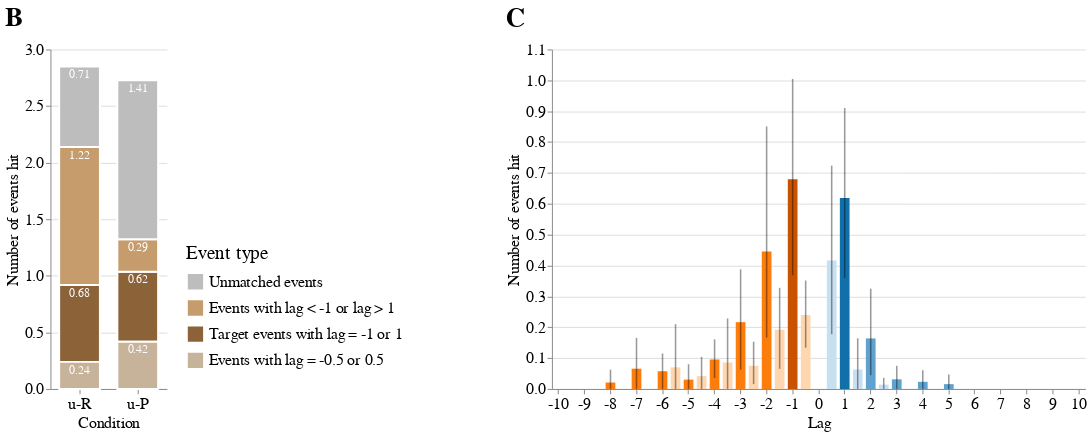

The code cell stored with this chart in its notebook:
### Code cell
((stack_bars2) | (bar + error_bar)
).configure_legend(
    titleFontWeight='normal',
    symbolSize=300,  
    titleFontSize=20,
    labelFontSize=16, 
    labelLimit=1000,
    titleLimit=1000,
    titlePadding=10,
    rowPadding=2
).configure_axis(
    titleFontWeight='normal',
    titleFontSize=16,
    labelFontSize=16,
).configure_view(
    strokeWidth=0
).configure_concat(
    spacing=350
).configure_title(
    fontSize=28,
    subtitleFontSize=20,
    anchor='start',
    offset=10
)

### Figure 1 — Vega-Lite specification as saved in the notebook (floating-point values rounded to 4 significant figures; data arrays with more than 128 entries replaced by an {"elided": "..."} marker saying what was removed)
{"config": {"view": {"continuousWidth": 400, "continuousHeight": 300, "strokeWidth": 0}, "axis": {"labelFontSize": 16, "titleFontSize": 16, "titleFontWeight": "normal"}, "concat": {"spacing": 350}, "legend": {"labelFontSize": 16, "labelLimit": 1000, "rowPadding": 2, "symbolSize": 300, "titleFontSize": 20, "titleFontWeight": "normal", "titleLimit": 1000, "titlePadding": 10}, "title": {"anchor": "start", "fontSize": 28, "offset": 10, "subtitleFontSize": 20}}, "hconcat": [{"layer": [{"mark": {"type": "bar", "size": 42, "stroke": "white", "strokeWidth": 2}, "encoding": {"color": {"field": "e_cond_long", "legend": {"legendX": 140, "legendY": 200, "orient": "none", "title": "Event type"}, "scale": {"domain": ["Unmatched events", "Events with lag < -1 or lag > 1", "Target events with lag = -1 or 1", "Events with lag = -0.5 or 0.5"], "range": ["#bdbdbd", "#C69C6D", "#8C6238", "#C7B39A"]}, "type": "nominal"}, "order": {"field": "sort", "type": "quantitative"}, "x": {"axis": {"labelAngle": 0, "labelFontWeight": "normal", "title": "Condition", "titleFontWeight": "normal"}, "field": "cond_short", "sort": ["u-R", "u-P", "c-R", "c-P"], "type": "nominal"}, "y": {"axis": {"title": "Number of events hit", "titleFontWeight": "normal"}, "field": "scenes", "type": "quantitative"}}, "height": 350, "title": "B", "transform": [{"filter": {"field": "condition", "oneOf": ["r0", "p0"]}}], "width": 120}, {"mark": {"type": "text", "color": "white", "dx": 0, "dy": 8, "fontSize": 12}, "encoding": {"detail": {"field": "e_cond_long", "type": "nominal"}, "order": {"field": "sort", "type": "quantitative"}, "text": {"field": "scenes", "format": ".2f", "type": "quantitative"}, "x": {"field": "cond_short", "sort": ["u-R", "u-P", "c-R", "c-P"], "type": "nominal"}, "y": {"field": "scenes", "stack": "zero", "type": "quantitative"}}, "transform": [{"filter": {"field": "condition", "oneOf": ["r0", "p0"]}}]}], "data": {"name": "data-70d1a24e2ce161e28fabad11757dc527"}}, {"layer": [{"mark": {"type": "bar", "size": 10}, "encoding": {"color": {"field": "color", "scale": null, "type": "nominal"}, "x": {"axis": {"labelAngle": 0, "title": "Lag", "values": [-10, -9, -8, -7, -6, -5, -4, -3, -2, -1, 0, 1, 2, 3, 4, 5, 6, 7, 8, 9, 10]}, "field": "other_refer_step_base", "type": "ordinal"}, "y": {"aggregate": "mean", "axis": {"title": ["Number of events hit"]}, "field": "refer_seg_num_e", "type": "quantitative"}}, "height": 350, "title": {"text": ["C"]}, "width": 550}, {"mark": {"type": "rule", "color": "black", "opacity": 0.4, "size": 1.6}, "encoding": {"x": {"axis": {"labelAngle": 0, "title": "Lag", "values": [-10, -9, -8, -7, -6, -5, -4, -3, -2, -1, 0, 1, 2, 3, 4, 5, 6, 7, 8, 9, 10]}, "field": "other_refer_step_base", "type": "ordinal"}, "y": {"aggregate": "ci0", "field": "refer_seg_num_e", "type": "quantitative"}, "y2": {"aggregate": "ci1", "field": "refer_seg_num_e"}}, "height": 350, "title": {"text": ["C"]}, "width": 550}], "data": {"name": "data-09648c11fd472268bd41676bcf783d63"}}], "$schema": "https://vega.github.io/schema/vega-lite/v4.17.0.json", "datasets": {"data-70d1a24e2ce161e28fabad11757dc527": [{"condition": "p", "e_cond": "e_target", "scenes": 0.9089, "sort": 2, "cond_2": 2, "cond_short": "c-P", "e_cond_long": "Target events with lag = -1 or 1"}, {"condition": "p0", "e_cond": "e_target", "scenes": 0.6188, "sort": 2, "cond_2": 1, "cond_short": "u-P", "e_cond_long": "Target events with lag = -1 or 1"}, {"condition": "r", "e_cond": "e_target", "scenes": 1.117, "sort": 2, "cond_2": 2, "cond_short": "c-R", "e_cond_long": "Target events with lag = -1 or 1"}, {"condition": "r0", "e_cond": "e_target", "scenes": 0.6794, "sort": 2, "cond_2": 1, "cond_short": "u-R", "e_cond_long": "Target events with lag = -1 or 1"}, {"condition": "p", "e_cond": "e_gap", "scenes": 0.4408, "sort": 1, "cond_2": 2, "cond_short": "c-P", "e_cond_long": "Events with lag = -0.5 or 0.5"}, {"condition": "p0", "e_cond": "e_gap", "scenes": 0.4165, "sort": 1, "cond_2": 1, "cond_short": "u-P", "e_cond_long": "Events with lag = -0.5 or 0.5"}, {"condition": "r", "e_cond": "e_gap", "scenes": 0.2964, "sort": 1, "cond_2": 2, "cond_short": "c-R", "e_cond_long": "Events with lag = -0.5 or 0.5"}, {"condition": "r0", "e_cond": "e_gap", "scenes": 0.2394, "sort": 1, "cond_2": 1, "cond_short": "u-R", "e_cond_long": "Events with lag = -0.5 or 0.5"}, {"condition": "p", "e_cond": "e_ahead", "scenes": 0.1739, "sort": 3, "cond_2": 2, "cond_short": "c-P", "e_cond_long": "Events with lag < -1 or lag > 1"}, {"condition": "p0", "e_cond": "e_ahead", "scenes": 0.2872, "sort": 3, "cond_2": 1, "cond_short": "u-P", "e_cond_long": "Events with lag < -1 or lag > 1"}, {"condition": "r", "e_cond": "e_ahead", "scenes": 0.8511, "sort": 3, "cond_2": 2, "cond_short": "c-R", "e_cond_long": "Events with lag < -1 or lag > 1"}, {"condition": "r0", "e_cond": "e_ahead", "scenes": 1.22, "sort": 3, "cond_2": 1, "cond_short": "u-R", "e_cond_long": "Events with lag < -1 or lag > 1"}, {"condition": "p", "e_cond": "e_unmatch", "scenes": 1.563, "sort": 4, "cond_2": 2, "cond_short": "c-P", "e_cond_long": "Unmatched events"}, {"condition": "p0", "e_cond": "e_unmatch", "scenes": 1.406, "sort": 4, "cond_2": 1, "cond_short": "u-P", "e_cond_long": "Unmatched events"}, {"condition": "r", "e_cond": "e_unmatch", "scenes": 0.8105, "sort": 4, "cond_2": 2, "cond_short": "c-R", "e_cond_long": "Unmatched events"}, {"condition": "r0", "e_cond": "e_unmatch", "scenes": 0.71, "sort": 4, "cond_2": 1, "cond_short": "u-R", "e_cond_long": "Unmatched events"}], "data-09648c11fd472268bd41676bcf783d63": {"elided": "480 records"}}}
